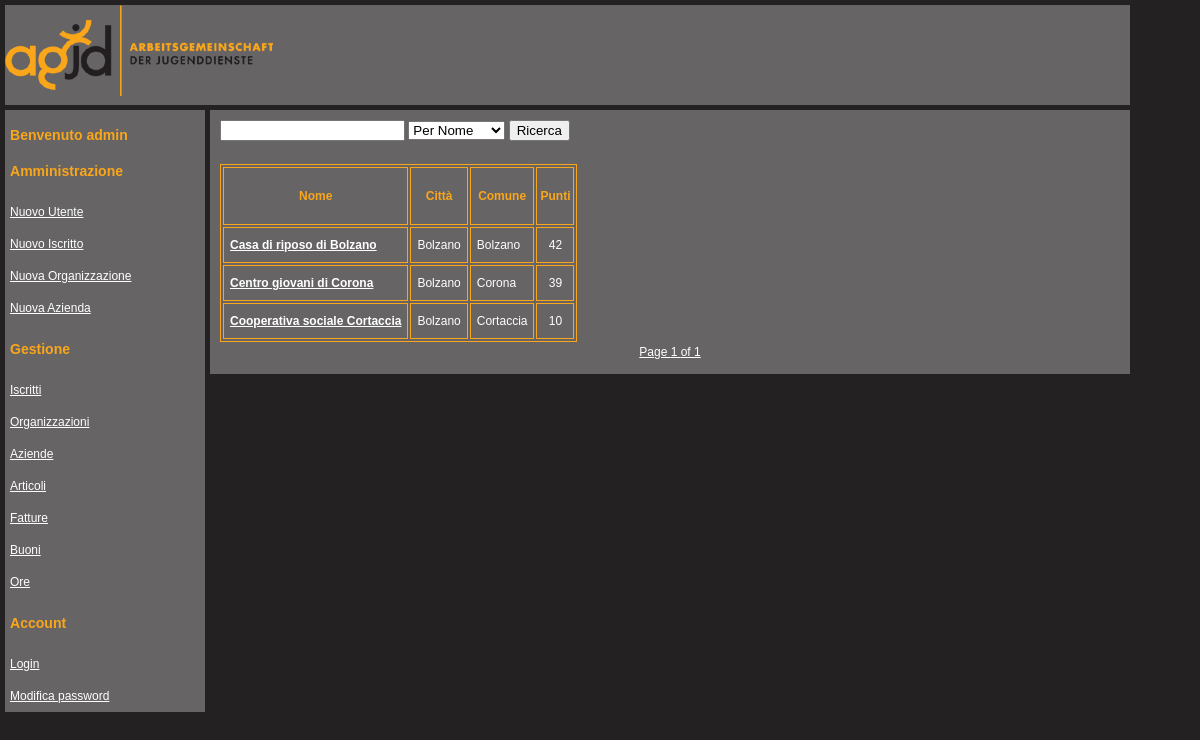
Page /list_organization.php (signed in) on the committed database.
### tables this page shows
CREATE TABLE Organization (
	org_id 	BIGINT NOT NULL AUTO_INCREMENT,
	name	VARCHAR(255) NOT NULL,
	address	VARCHAR(255) NOT NULL,
	city	VARCHAR(255) NOT NULL,
	commune VARCHAR(255) NOT NULL,
	CAP		VARCHAR(255) NOT NULL,
	phone	VARCHAR(255),
	mobile_phone VARCHAR(255),
	mail 	VARCHAR(255),
	reference VARCHAR(255),
	CONSTRAINT organization_pk PRIMARY KEY (org_id)
);

### include/privilege_check.php (called while the page is built)
<?php
function check($privilege)
{
    if(isset($_SESSION))
    {
        if (isset($_SESSION['privilege']))
        {
            if ($_SESSION['privilege']==$privilege)
            {
                return true;
            }
        }
    }
    return false;
}
?>

### locale/it.php (called while the page is built, shortened)
<?php
$lang = array();
$lang['PRIVILEGE'] = 'Privilegi';
$lang['PAGE_TITLE'] = 'Index';
$lang['OBLIGATORY'] = 'I campi segnati con * sono obbligatori';
$lang['POINTS'] = 'Punti';
$lang['TOKENS'] = 'Buoni';
$lang['REMAINING_POINTS'] = 'Punti rimanenti';
$lang['COMPANY'] = 'Azienda';
$lang['ORGANIZATION'] = 'Organizzazione';
$lang['DELETE_SUCCESS'] = 'Eliminazione effettuata con successo';
$lang['UPDATE_SUCCESS'] = 'Modifica effettuata con successo';
$lang['DELETE'] = 'Elimina';
$lang['NO_RESULTS'] = 'Nessun risultato trovato';
$lang['UPDATE'] = 'Modifica';
$lang['START_DATE'] = 'Data inizio';
$lang['END_DATE'] = 'Data fine';
$lang['PASSWORD_CHANGE'] = 'Modifica password';
$lang['BOY'] = 'Iscritto';
$lang['INDEX'] = 'Index';
$lang['JANUARY'] = 'Gennaio';
$lang['FEBRUARY'] = 'Febbraio';
$lang['MARCH'] = 'Marzo';
$lang['APRIL'] = 'Aprile';
$lang['MAY'] = 'Maggio';
$lang['JUNE'] = 'Giugno';
$lang['JULY'] = 'Luglio';
$lang['AUGUST'] = 'Agosto';
$lang['SEPTEMBER'] = 'Settembre';
$lang['OCTOBER'] = 'Ottobre';
$lang['NOVEMBER'] = 'Novembre';
$lang['DECEMBER'] = 'Dicembre';
$lang['NO_LOGIN'] = 'Esegui il Login';
$lang['WELCOME'] = 'Benvenuto';
$lang['NEW_USER'] = 'Nuovo Utente';
$lang['NEW_BOY'] = 'Nuovo Iscritto';
$lang['NEW_ORGANIZATION'] = 'Nuova Organizzazione';
$lang['NEW_COMPANY'] = 'Nuova Azienda';
$lang['MANAGEMENT'] = 'Gestione';
$lang['ADMINISTRATION'] = 'Amministrazione';
$lang['LIST_BOY'] = 'Iscritti';
$lang['LIST_ORGANIZATION'] = 'Organizzazioni';
$lang['LIST_COMPANY'] = 'Aziende';
$lang['LIST_ITEM'] = 'Articoli';
$lang['LIST_INVOICE'] = 'Fatture';
$lang['LIST_TOKEN'] = 'Buoni';
$lang['LIST_VOLUNTEERING'] = 'Ore';
$lang['SEARCH'] = 'Ricerca';
$lang['LOGIN'] = 'Login';
$lang['ADMINISTRATOR'] = 'Amministratore';
$lang['MANAGER'] = 'Gestore';
$lang['USER_EXISTS'] = 'Esiste già un utente con questo nome';
$lang['INSERT_SUCCESS'] = 'Inserimento effettuato con successo';
$lang['CURRENT_PASSWORD'] = 'Password Corrente';
$lang['NEW_PASSWORD'] = 'Nuova Password';
$lang['REPEAT_PASSWORD'] = 'Ripeti Password';
$lang['NAME'] = 'Nome';
$lang['SURNAME'] = 'Cognome';
$lang['ADDRESS'] = 'Indirizzo';
$lang['CAP'] = 'CAP';
$lang['CITY'] = 'Città';
?>

### list_organization.php (the view, shortened to what this page needs)
<!DOCTYPE html>
<?php
include('include/header.php');
include('include/navbar.php');
include('locale/it.php');
include('include/connect.php');
include('include/pager.php');
$results_per_page = 20;
if(isset($_GET['page']))
{
    $page = $_GET['page'];
    if(isset($_GET['search_value'])&&isset($_GET['search_type']))
    {
        $_POST['search_value']= $_GET['search_value'];
        $_POST['search_type']= $_GET['search_type'];
    }
}
else
    $page = 0;
$offset = $results_per_page*$page;
if(isset($_POST['search_value'])&&strlen($_POST['search_value'])>0)
{
    $search_value = $_POST['search_value'];
    switch($_POST['search_type'])
    {
        case 'name':
            $query = "SELECT * FROM Organization WHERE name LIKE '%$search_value%'";
            break;
        case 'city':
            $query = "SELECT * FROM Organization WHERE city LIKE '%$search_value%'";
            break;
        case 'commune':
            $query = "SELECT * FROM Organization WHERE commune LIKE '%$search_value%'";
            break;
    }
}
else
    $query = "SELECT * FROM Organization";
$limit = " ORDER BY name LIMIT $results_per_page OFFSET $offset"
?>
<html>
    <head>
        <link rel="stylesheet" type="text/css" href="main.css" />
    </head>
    <body>
        <div id="ContentContainer">
            <div id="Header">
            </div>
            <div id="Navbar">
            </div>
            <div id="Content">
                 <?php
                include('include/privilege_check.php');
                if(check('admin')||check('manager'))
                {
                    echo '<form action="list_organization.php" name = "form" method = "post">';
                    echo ' <input type="text" name="search_value" />
                            <select name="search_type">
                                <option value="name">'.$lang['SEARCH_NAME'].'</option>'.
                                '<option value="city">'.$lang['SEARCH_CITY'].'</option>'.
                                '<option value="commune">'.$lang['SEARCH_COMMUNE'].'</option>
                            </select>
                           <input type="submit" name="submit"  value ="'.$lang['SEARCH'].'" />
                          </form><br /><br />';
                    echo "<table>
                            <th><h4>".$lang['NAME']."</h4></th>
                            <th><h4>".$lang['CITY']."</h4></th>
                            <th><h4>".$lang['COMMUNE']."</h4></th>
                            <th><h4>".$lang['POINTS']."</h4></th>";
                    $results = mysql_query($query.$limit, $conn);
                    for ($i = 0; (($i < $results_per_page) && ($i < mysql_num_rows($results))); $i++) {
                        $name = mysql_result($results, $i, 'name');
                        $commune = mysql_result($results, $i, 'commune');
                        $city = mysql_result($results, $i, 'city');
                        $org_id = mysql_result($results, $i, 'org_id');
                        $points = mysql_query("SELECT SUM(points) as totalPoints FROM Volunteering WHERE organization_id = '$org_id' GROUP BY organization_id", $conn);
                        if(mysql_num_rows($points)>0)
                        {
                            $points = mysql_result($points, 0, 'totalPoints');
                        }
                        else
                        {
                            $points = 0;
                        }
                        echo "<tr>
                                <td><a href=\"view_organization.php?org_id=$org_id\"><strong><p>".$name."</p></strong></a></td>
                                <td><p>".$city."</p></td><td><p>".$commune."</p></td>
                                <td align=center><p>".$points."</p></td>";
                    }
                    echo "</table>";
                    $results_num = mysql_num_rows(mysql_query($query));
                    if(isset($_POST['search_value'])&&strlen($_POST['search_value'])>0)
                        pagination_search($results_per_page, $page, "list_organization.php?", $results_num, $_POST['search_value'], $_POST['search_type']);
                    else
                        pagination($results_per_page, $page, "list_organization.php?", $results_num);
                }
                else
                    echo $lang['NO_PRIVILEGE'];
                ?>
            </div>
        </div>
    </body>
</html>

### main.css (style rules this page uses)
body { margin: 0px; padding: 0px; font-family: verdana, arial, helvetica, sans-serif; font-size: 12px; line-height: 22px; background: #242123; color: white; }
table, td, th, tr { border: 1px solid #faa61a;; width: auto; }
h4 { color: #faa61a; padding-left: 2px; padding-right: 2px; }
p { margin: 0px; padding: 5px; color: white; }
a:link { color: white; }
#ContentContainer { position: absolute; margin: 0px; }
#Header { position: absolute; margin: 0px; padding: 0px; height:100px; width:1125px; left: 5px; top: 5px; background-color: #666465; }
#Navbar { position: absolute; left: 5px; top: 110px; right: 0px; margin: 0px; padding: 0px; width: 200px; background-color: #666465; }
#Content { margin: 0px 250px 0px 0px; padding: 10px; position: absolute; left: 210px; top: 110px; width: 900px; background-color: #666465; }
form { display:inline; }

### rows in the picture
organization: name "Casa di riposo di Bolzano", city "Bolzano", commune "Bolzano", points "42"
organization: name "Centro giovani di Corona", city "Bolzano", commune "Corona", points "39"
organization: name "Cooperativa sociale Cortaccia", city "Bolzano", commune "Cortaccia", points "10"

### other values in the picture
$lang['WELCOME'] "Benvenuto"
$_SESSION['user'] "admin"
$lang['ADMINISTRATION'] "Amministrazione"
$lang['NEW_USER'] "Nuovo Utente"
$lang['NEW_BOY'] "Nuovo Iscritto"
$lang['NEW_ORGANIZATION'] "Nuova Organizzazione"
$lang['NEW_COMPANY'] "Nuova Azienda"
$lang['MANAGEMENT'] "Gestione"
$lang['LIST_BOY'] "Iscritti"
$lang['LIST_ORGANIZATION'] "Organizzazioni"
$lang['LIST_COMPANY'] "Aziende"
$lang['LIST_ITEM'] "Articoli"
$lang['LIST_INVOICE'] "Fatture"
$lang['LIST_TOKEN'] "Buoni"
$lang['LIST_VOLUNTEERING'] "Ore"
